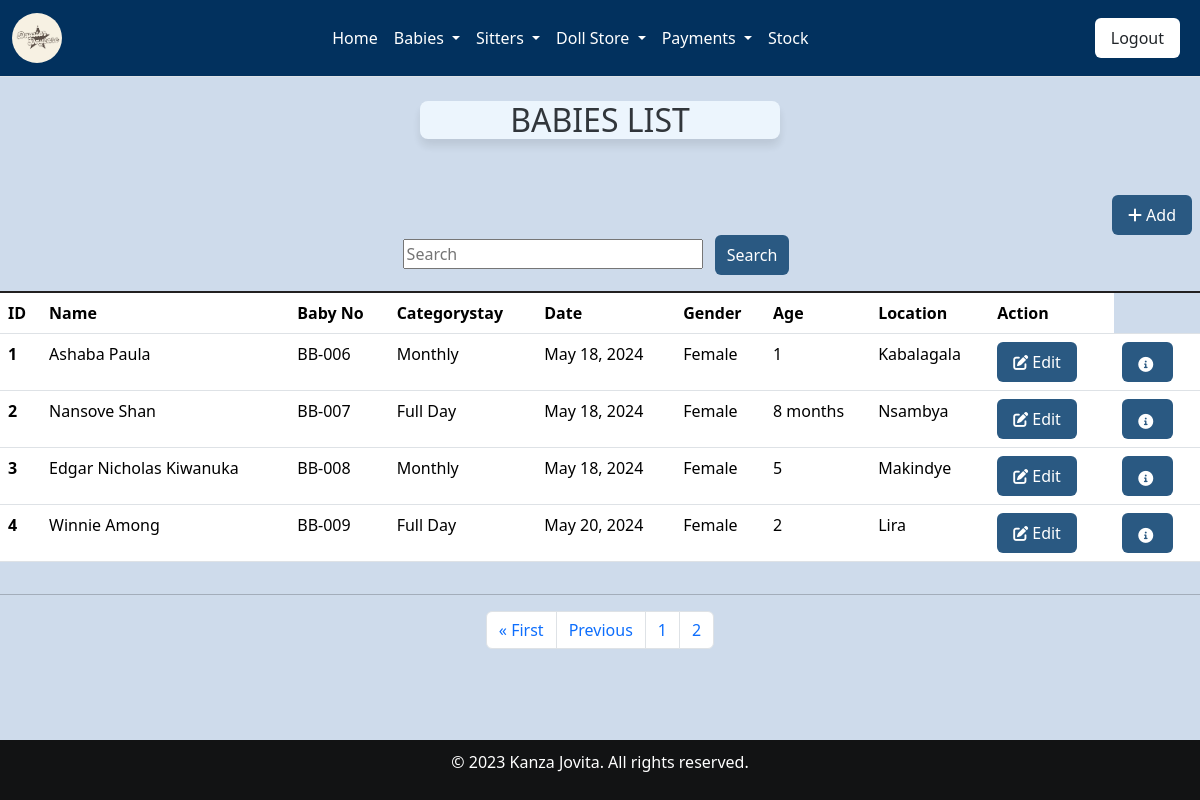
Page /babiesform/?page=2 (signed in) on the earlier database version.
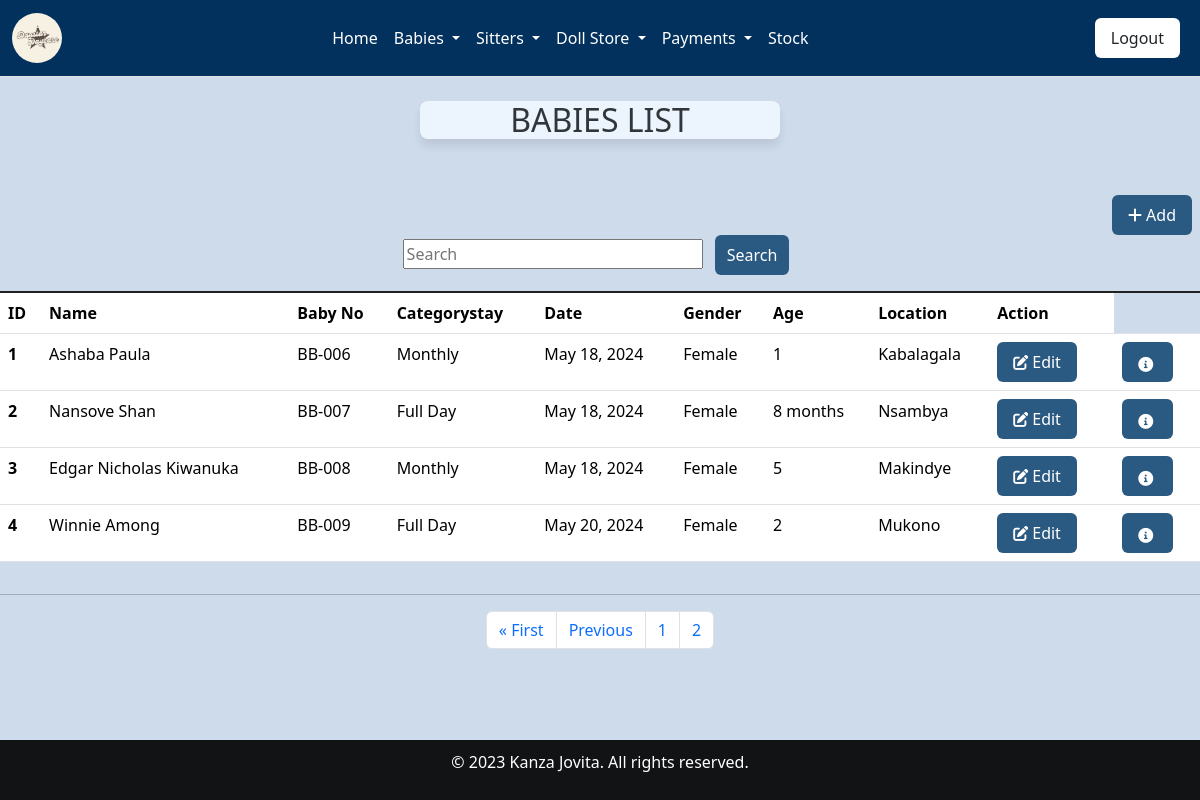
Same page on the later database version.
### home/models.py (models this page shows, shortened)
class Babyreg(models.Model):
    Baby_name = models.CharField(max_length=30, null=False, blank=False)
    baby_number = models.CharField(max_length=30, unique=True ,null=False, blank=False)
    fathers_names = models.CharField(max_length=30, null=False, blank=False)
    mothers_names = models.CharField(max_length=30, null=False, blank=False)
    c_stay = models.ForeignKey(Categorystay, on_delete=models.SET_NULL, null=True, blank=True)
    Date = models.DateTimeField()
    Gender =  models.CharField(choices=[('Male', 'Male'),('Female', 'Female')], max_length=100)
    Age = models.CharField(max_length=20, blank=False, null=False)
    Location = models.CharField(max_length=30, null=False, blank=False)
    brought_by = models.CharField(max_length=200)
    created_at = models.DateTimeField(auto_now_add=True,null=True)

class Categorystay(models.Model):
    name = models.CharField(max_length=100,null=True,blank=True)
    def __str__(self):
        return str(self.name)

### home/views.py (the view)
# urls.py: path("babiesform/", views.babiesform, name="babiesform"),
@login_required
def babiesform(request):
    baby = Paginator(Babyreg.objects.all(), 5)# Retrieving all baby objects and paginating them with 5 items per page
    page = request.GET.get('page') # Getting the current page number from the GET parameters
    babies = baby.get_page(page) # Getting the paginated baby objects for the current page
    nums = 'k' * babies.paginator.num_pages # Creating a string of 'k' characters equal to the number of pages
    return render(request, 'babiesform.html', {'nums': nums, 'babies': babies})# Rendering the babiesform template with the paginated baby objects and page number string

### home/templates/babiesform.html (shortened to what this page needs)
{% extends 'base.html' %}
{% load static %}
{% block content %}
<br>
<div class="card-header">
    <h2>BABIES LIST</h2>
</div>
<br>
<div class="mt-4">
    <div class="btn-container">
        <a href="{%  url 'addbaby' %}" class="btn add-btn"><i class="fas fa-plus"></i>Add</a>
    </div>
    <div class="search-container">
        <form method="GET" action="{% url 'search_baby' %}">
            <input type="text" name="search" placeholder="Search" class="search-input">
            <button type="submit" class="btn search-btn">Search</button>
        </form>
    </div>
    <div class="table-responsive">
        <table class="table table-bordered" style="border-top: 2px solid rgb(34,32,32);">
            <thead  class="thead-dark">
                <tr>
                    <th scope="col">ID</th>
                    <th scope="col">Name</th>
                    <th scope="col">Baby No</th>
                    <th scope="col">Categorystay</th>
                    <th scope="col">Date</th>
                    <th scope="col">Gender</th>
                    <th scope="col">Age</th>
                    <th scope="col">Location</th>
                    <th scope="col">Action</th>
                </tr>
            </thead>
            <tbody>
                {% for baby in babies %}
                <tr>
                    <th scope="row">{{ forloop.counter }}</th>
                    <td>{{ baby.Baby_name }}</td>
                    <td>BB-00{{ baby.baby_number }}</td>
                    <td>{{ baby.c_stay}}</td>
                    <td>{{ baby.Date | date }}</td>
                    <td>{{ baby.Gender }}</td>
                    <td>{{ baby.Age}}</td>
                    <td>{{ baby.Location }}</td>
                    <td class="btn-container">
                        <a href="{% url 'edit' id=baby.id %}" class="btn"><i class="fas fa-edit" style="font-size: 15px;"></i><span>Edit</span></a>
                        <td>
                            <button type="button" class="btn btn-primary me-1"
                                href="{% url 'read' id=baby.id %}" data-bs-toggle="modal"
                                data-bs-target="#myModal{{baby.id}}">
                            </button>
                        </td>
                    </td>
                </tr>
            {% endfor %}
            </tbody>
        </table>
    </div>
</div>
<hr>
    <nav aria-label="Page navigation example">
        <ul class="pagination justify-content-center">
{% if babies.has_previous %}
<li class="page-item">
    <a href="?page=1" class="page-link">&laquo; First</a>
</li>
<li class="page-item">
    <a href="?page={{babies.previous_page_number}}" class="page-link">Previous</a>
</li>
{% endif %}
{% for i in nums %}
<li class="page-item">
    <a href="?page={{ forloop.counter }} "class="page-link">{{ forloop.counter }}</a>
</li>
{% endfor %}
</ul>
</nav>
{% endblock %}

Differences in the rows shown:
changed Babyreg "Winnie Among": Location "Lira" → "Mukono"
